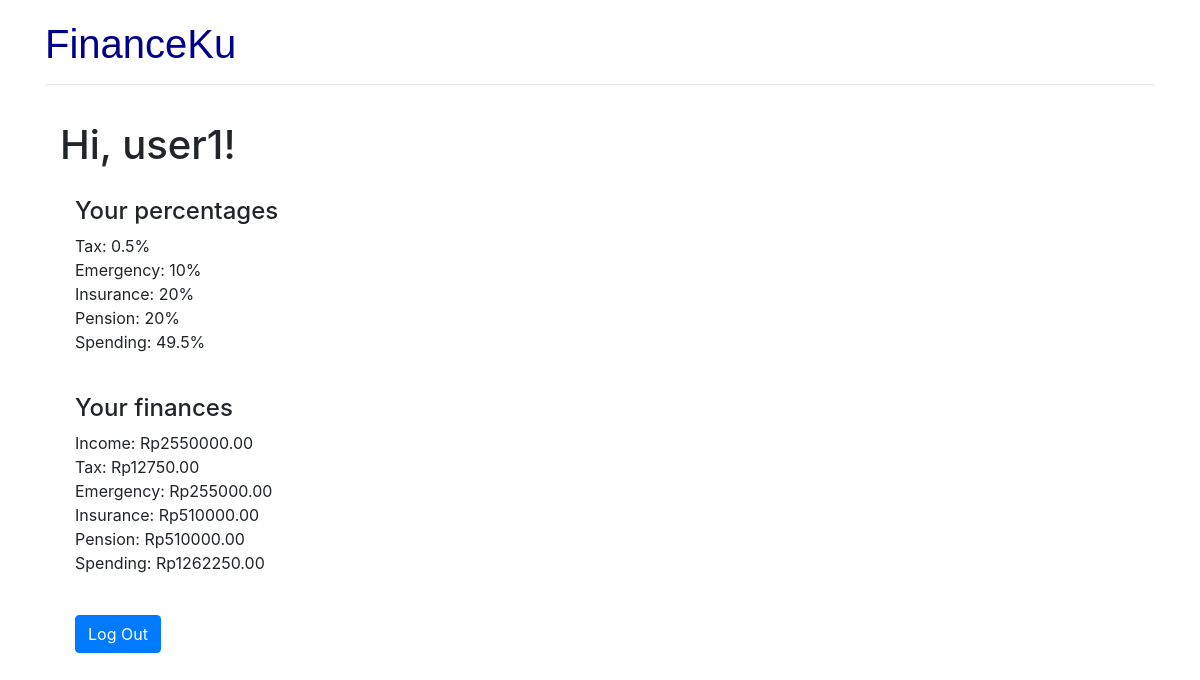
The app's page /categorize (signed in), older data.
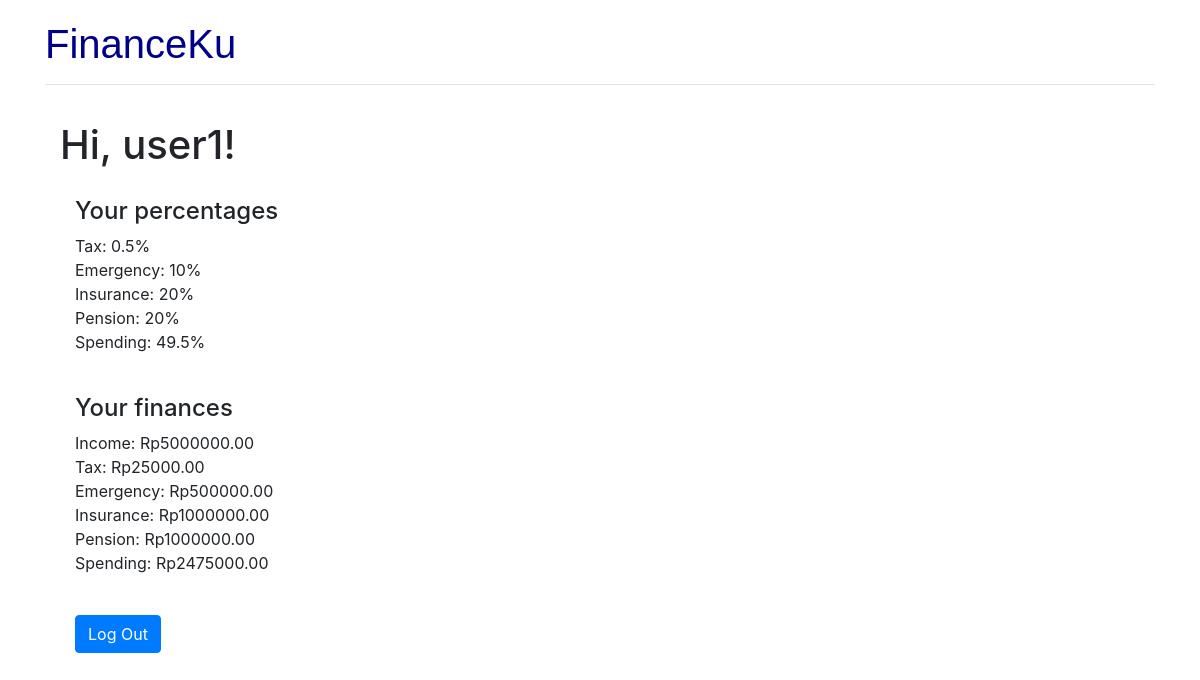
The same page, newer data.
### finance/models.py (models this page shows)
class User(AbstractUser):
    pass

class Finance (models.Model):
    user = models.ForeignKey("User", on_delete=models.CASCADE, related_name="user_finances")
    income = models.DecimalField(max_digits=12, decimal_places=2, null=True)
    tax = models.DecimalField(max_digits=8, decimal_places=2, null=True)
    emergency = models.DecimalField(max_digits=12, decimal_places=2, null=True)
    insurance = models.DecimalField(max_digits=12, decimal_places=2, null=True)
    pension = models.DecimalField(max_digits=12, decimal_places=2, null=True)
    spending = models.DecimalField(max_digits=12, decimal_places=2, null=True)

### finance/views.py (the view, shortened to what this page needs)
# urls.py: path("categorize", views.categorize, name="categorize"),
@login_required
def categorize(request):
    try:
        personal_finances = Finance.objects.get(user=request.user)
        percentages = Percentages.objects.get(id=1)
    except:
        personal_finances = None
        percentages = None
    tax_p = percentages.tax_rate
    emergency_p = percentages.emergency
    insurance_p = percentages.insurance
    pension_p = percentages.pension
    spending_p = Decimal(1- tax_p -emergency_p -insurance_p -pension_p)
    personal_finances.tax = round(tax_p * personal_finances.income, 2)
    personal_finances.emergency = round(emergency_p * personal_finances.income, 2)
    personal_finances.insurance = round(insurance_p * personal_finances.income, 2)
    personal_finances.pension = round(pension_p * personal_finances.income, 2)
    personal_finances.spending = round(spending_p * personal_finances.income, 2)
    personal_finances.save()
    return render(request, "finance/finances.html", {
        "finances": personal_finances,
        "percentages": percentages
    })

### finance/templates/finance/finances.html (shortened to what this page needs)
{% extends "finance/layout.html" %}
{% load static %}
{% block body %}
    <div class="container">
        <h1>Hi, {{user}}!</h1>
        <div class="container">
            <h4>Your percentages</h4>
            Tax: <span class="percent">0.5%</span></br>
            Emergency: <span class="percent">10%</span></br>
            Insurance: <span class="percent">20%</span></br>
            Pension: <span class="percent">20%</span></br>
            Spending: <span class="percent">49.5%</span></br>
        </div>
        <div class="container">
            <h4>Your finances</h4>
            Income: Rp{{ finances.income }}</br>
            Tax: Rp{{finances.tax}} </br>
            Emergency: Rp{{finances.emergency}}</br>
            Insurance: Rp{{finances.insurance}}</br>
            Pension: Rp{{finances.pension}}</br>
            Spending: Rp{{finances.spending}}
        </div>
        <div class="container">
            <form action="{% url 'logoutpage' %}">
                <button class="btn btn-primary">Log Out</button>
            </form>
        </div>
    </div>
{% endblock %}

### finance/templates/finance/layout.html (shortened to what this page needs)
{% load static %}
<!DOCTYPE html>
<html lang="en">
    <head>
        <link rel="stylesheet" href="{% static 'finance/style.css' %}">
        <link rel="stylesheet" href="https://stackpath.bootstrapcdn.com/bootstrap/4.4.1/css/bootstrap.min.css">
    </head>
    <body>
        <div class="container">
            <h1 style="color:darkblue;font-family:'Franklin Gothic Medium', 'Arial Narrow', Arial, sans-serif">FinanceKu</h1>
            <hr>
            {% block body %}
            {% endblock %}
        </div>
    </body>
</html>

### finance/static/finance/style.css (style rules this page uses)
.container { padding:20px; }
body { text-align:center; }

Row changes from the older to the newer data that the page shows:
removed Finance: income "2550000.00", tax "12750.00", emergency "255000.00", insurance "510000.00", pension "510000.00", spending "1262250.00"
added Finance: income "5000000.00", tax "25000.00", emergency "500000.00", insurance "1000000.00", pension "1000000.00", spending "2475000.00"
